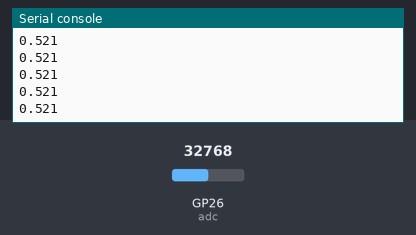
Bench run of a program on a simulated Raspberry Pi Pico running MicroPython. On the bench: the last lines printed to the serial console. The test bench sets the inputs (shaded band); at power-on: GP26 (adc) = 32768 (analog values on the 0–65535 scale).

Above: at 1.2 s.
1.3 s: GP26 (adc) set to 45874
At 1.8 s:
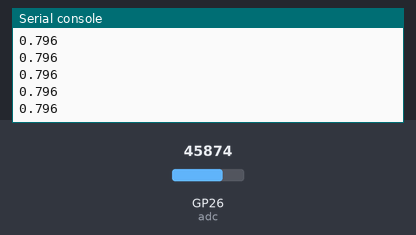
2.8 s: GP26 (adc) set to 57670
At 3.3 s:
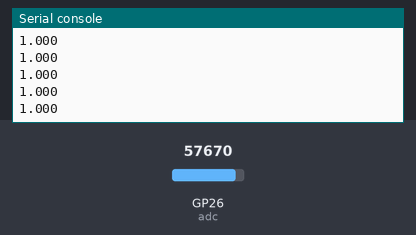
Timing chart, 0 to 5.8 s (numbered marks = the images above; inputs shaded):
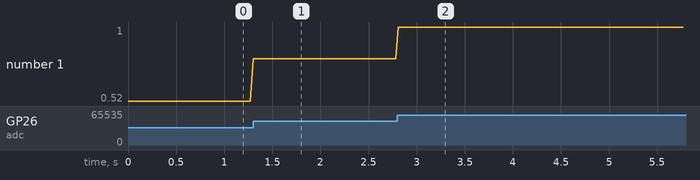

Measured:
- after the input at 1.3 s, the serial console: prints a new line at once (image 1)
- after the input at 2.8 s, the serial console: prints a new line at once (image 2)
- plotted number 1: 0.52 → 0.8 after the input at 1.3 s, 0.8 → 1 after the input at 2.8 s

The program:

sharp.py
```python
from machine import ADC
import utime

adc = ADC(26)

MIN_V = 0.4
MAX_V = 2.8

def read_voltage():
    raw = adc.read_u16()
    voltage = raw * (3.3 / 65535.0)
    return voltage

def normalize(voltage):
    if voltage < MIN_V:
        voltage = MIN_V
    if voltage > MAX_V:
        voltage = MAX_V
    return (voltage - MIN_V) / (MAX_V - MIN_V)

def main():
    while True:
        v = read_voltage()
        norm = normalize(v)
        print("{:.3f}".format(norm))
        utime.sleep_ms(30)

try:
    main()
except KeyboardInterrupt:
    pass
```
